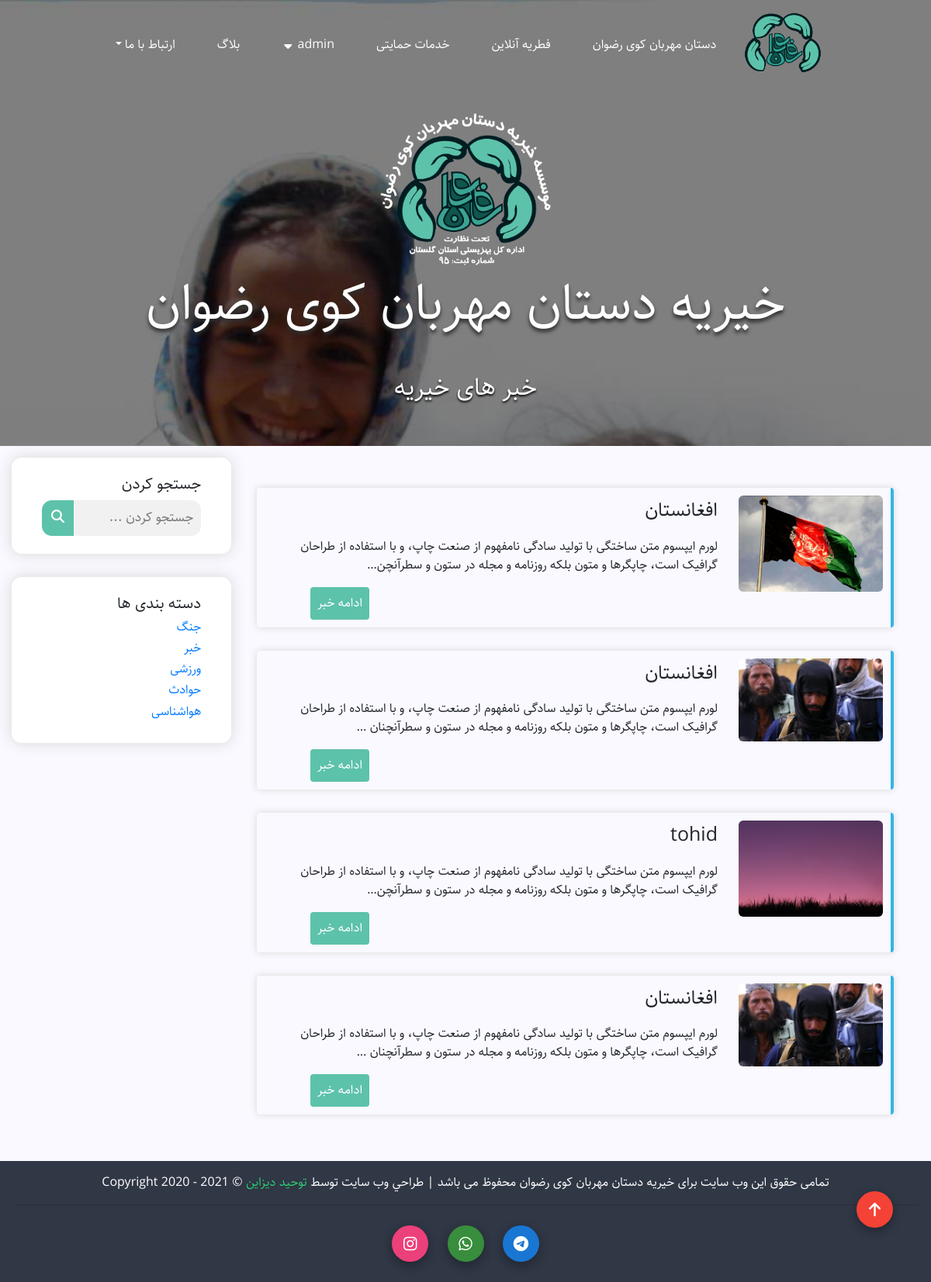
Page /news-category/ (signed in) on the committed database.
### charity/models.py (models this page shows, shortened)
class Post(models.Model):
    STATUS_CHOICES = (
        ('draft', 'غیر فعال'),
        ('published', 'فعال'),
    )
    title = models.CharField(max_length=100, verbose_name='تیتر')
    user = models.ForeignKey('auth.User', on_delete=models.SET_NULL, null=True, blank=True, verbose_name='نویسنده')
    body = RichTextField(verbose_name='متن')
    image = models.ImageField(upload_to="image/", verbose_name='انتخاب عکس')
    time = models.DateTimeField(verbose_name='زمان')
    daste = models.ManyToManyField(Tag, verbose_name="دسته بندی", related_name='articles')
    status = models.CharField(max_length=10, choices=STATUS_CHOICES, default='published', verbose_name='وضعیت')
    class Meta:
        verbose_name = 'مقالات'
        verbose_name_plural = 'مقالات'
    def get_absolute_url(self):
        return reverse("detail-news", args=[str(self.id)])
    def image_tag(self):
        return format_html("<img width=50 style='border-radius:5px;' src='{}'>".format(self.image.url))
    image_tag.short_description = 'عکس'

class Tag(models.Model):
    name = models.CharField(max_length=100, null=True, verbose_name='دسته بندی')
    slug = models.SlugField(max_length=100, unique=True, verbose_name='آدرس دسته بندی')
    status = models.BooleanField(default=True, verbose_name='آیا نمایش داده شود؟')
    positions = models.IntegerField(default=True, verbose_name='پوزیشن')
    class Meta:
        verbose_name = 'دسته بندی'
        verbose_name_plural = 'دسته بندی'
    def get_absolute_url(self):
        return reverse("category", args=[str(self.slug)])

### charity/views.py (the view)
# urls.py: path('news-category/', views.NewsListView.as_view(), name='news'),
class NewsListView(ListView):
    model = Post
    template_name = 'main/news.html'
    context_object_name = 'post-news'
    def get_context_data(self, *args, **kwargs):
        context = super().get_context_data(**kwargs)
        context['post'] = Post.objects.filter(status='published',).order_by('-time')
        context['category'] = Tag.objects.filter(status=True)
        return context

### templates/main/news.html (shortened to what this page needs)
{% extends 'base.html' %}
{% load static %}
{% block content %}
    <main>
        <div class="box-body">
            <div class="txt-name">
                <img src="{% static 'img/img-logo.png' %}" alt="">
                <p>خیریه دستان مهربان کوی رضوان</p>
            </div>
            <br>
            <div class="txt-ash">
                <h2>خبر های خیریه</h2>
            </div>
            <br>
            <br>
        </div>
    </div>
    <div class='main-news'>
        <div class='to-main-news1'>
                        {% for news in post %}
                            <div class='news-post'>
                                <div class='to-news-post1'>
                                    <img src='{{news.image.url}}'>
                                </div>
                                <div class='to-news-post2'>
                                    <p style='font-size: 25px;'>{{news.title}}</p>
                                    <p>{{news.body|safe|truncatechars:150}}</p>
                                    <a href='{{news.get_absolute_url}}' class='botton-news'>ادامه خبر</a>
                                </div>
                            </div>
                        {% endfor %}
        </div>
        <div class='to-main-news2'>
            <div class='search-box'>
                <h5>جستجو کردن</h5>
                <form class="example" method='GET' action="{% url 'search' %}" style="max-width:300px">
                <input type="text" placeholder="جستجو کردن ..." name="q">
                <button type="submit"><i class="fa fa-search"></i></button>
                </form>
            </div>
            <div class='search-box'>
                <h5> دسته بندی ها</h5>
                {% for cate in category %}
                <h6><a href='{{cate.get_absolute_url}}'>{{cate.name}}</a></h6>
                {% endfor %}
            </div>
        </div>
    </div>
{% endblock content %}

### static/css/style2.css (style rules this page uses)
* { padding: 0; margin: 0; font-family: Sahel, serif; }
.main-news { width: 100%; height: auto; background-color: #F9F9FF; position: relative; padding: 15px; display: inline-flex; direction: rtl; text-align: right; }
.to-main-news1 { width: 75%; padding: 15px; height: auto; margin: 0 18px; }
.to-main-news1 img { width: 186px; border-radius: 6px; }
.to-news-post2 { padding: 0 27px; }
.botton-news { float: left; margin-left: 2rem; padding: 9px; color: white; background-color: #5dc2aa; border-radius: .25rem; }
.to-main-news2 { width: 25%; height: auto; }
.news-post { display: flex; padding: 10px; box-shadow: 0 0 10px #d7d7d7; border-radius: .25rem; border-right: 4px solid #33b5e5; margin-bottom: 30px; }
.search-box { background-color: white; box-shadow: 0 0 19px #d7d7d7; border-radius: 13px; height: auto; padding: 23px 39px; margin-bottom: 30px; }
.search-box h6 { color: #626262; }
form.example input[type=text] { padding: 10px; font-size: 17px; border: none; float: right; width: 80%; border-radius: 0 13px 13px 0; background: #f1f1f1; }
form.example button { float: right; width: 20%; padding: 10px; background: #5dc2aa; color: white; font-size: 17px; border:none; border-radius: 13px 0 0 13px; cursor: pointer; }
form.example::after { content: ""; clear: both; display: table; }
.box-body div.txt-name { text-align: center; font-size: 66px; margin: auto; margin-top: 36px; color: white; text-shadow: 0 4px 5px #2e2e2e; }
.box-body div.txt-ash { text-align: center; color: white; font-size: 19px; text-shadow: 0 2px 3px black; }
.txt-name img { width: 220px; }

### rows in the picture
Post: image (picture), title "افغانستان", body "لورم ایپسوم متن ساختگی با تولید سادگی نامفهوم از صنعت چاپ، و با استفاده از طراحان گرافیک است، چاپگرها و متون بلکه روزنامه و مجله در ستون و سطرآنچن…"
Post: image (picture), title "افغانستان", body "لورم ایپسوم متن ساختگی با تولید سادگی نامفهوم از صنعت چاپ، و با استفاده از طراحان گرافیک است، چاپگرها و متون بلکه روزنامه و مجله در ستون و سطرآنچنان …"
Post: image (picture), title "tohid", body "لورم ایپسوم متن ساختگی با تولید سادگی نامفهوم از صنعت چاپ، و با استفاده از طراحان گرافیک است، چاپگرها و متون بلکه روزنامه و مجله در ستون و سطرآنچن…"
Post: image (picture), title "افغانستان", body "لورم ایپسوم متن ساختگی با تولید سادگی نامفهوم از صنعت چاپ، و با استفاده از طراحان گرافیک است، چاپگرها و متون بلکه روزنامه و مجله در ستون و سطرآنچنان …"
Tag: name "جنگ"
Tag: name "خبر"
Tag: name "ورزشی"
Tag: name "حوادث"
Tag: name "هواشناسی"
